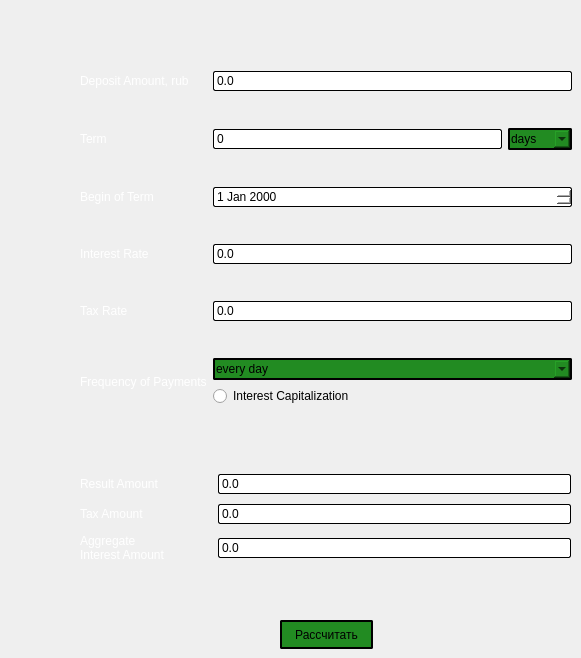
    <widget class="QWidget" name="DepositCalc">
     <property name="styleSheet">
      <string notr="true">QLabel {
	color: white;
}


QPushButton {
	color: #000000;
	background-color: #778899;
	border: 1px solid black;
    border-radius: 2px;
    padding: 1px;
}

QLineEdit {
	color: #000000;
	background-color: #FFFFFF;
	border: 1px solid black;
    border-radius: 2px;
    padding: 1px;
}

QComboBox {
	color: #000000;
	background-color: #778899;
	border: 1px solid black;
    border-radius: 2px;
    padding: 1px;
}

QDateEdit {
	color: #000000;
	background-color: #FFFFFF;
	border: 1px solid black;
    border-radius: 2px;
    padding: 1px;
}</string>
     </property>
     <attribute name="title">
      <string>DepositCalc</string>
     </attribute>
     <widget class="QWidget" name="gridLayoutWidget_3">
      <property name="geometry">
       <rect>
        <x>80</x>
        <y>40</y>
        <width>492</width>
        <height>399</height>
       </rect>
      </property>
      <layout class="QGridLayout" name="gridLayout_3">
       <item row="1" column="0">
        <widget class="QLabel" name="time_label_2">
         <property name="text">
          <string>Term</string>
         </property>
        </widget>
       </item>
       <item row="0" column="1">
        <widget class="QLineEdit" name="sum_deposit">
         <property name="text">
          <string>0.0</string>
         </property>
        </widget>
       </item>
       <item row="4" column="1">
        <widget class="QLineEdit" name="tax_rate">
         <property name="text">
          <string>0.0</string>
         </property>
        </widget>
       </item>
       <item row="5" column="0">
        <widget class="QLabel" name="period_label">
         <property name="text">
          <string>Frequency of Payments</string>
         </property>
        </widget>
       </item>
       <item row="3" column="0">
        <widget class="QLabel" name="proz_label_2">
         <property name="text">
          <string>Interest Rate</string>
         </property>
        </widget>
       </item>
       <item row="0" column="0">
        <widget class="QLabel" name="sum_label_2">
         <property name="text">
          <string>Deposit Amount, rub</string>
         </property>
        </widget>
       </item>
       <item row="4" column="0">
        <widget class="QLabel" name="nalog_label">
         <property name="text">
          <string>Tax Rate</string>
         </property>
        </widget>
       </item>
       <item row="3" column="1">
        <layout class="QHBoxLayout" name="horizontalLayout_4">
         <item>
          <widget class="QLineEdit" name="interest_rate">
           <property name="text">
            <string>0.0</string>
           </property>
          </widget>
         </item>
        </layout>
       </item>
       <item row="1" column="1">
        <layout class="QHBoxLayout" name="horizontalLayout_5">
         <item>
          <widget class="QLineEdit" name="term_deposit">
           <property name="text">
            <string>0</string>
           </property>
          </widget>
         </item>
         <item>
          <widget class="QComboBox" name="term_comboBox">
           <property name="styleSheet">
            <string notr="true">QComboBox {
	color: #000000;
	background-color: #228B22;
	border: 1.5px solid black;
    border-radius: 2px;
    padding: 1px;
}</string>
           </property>
           <item>
            <property name="text">
             <string>days</string>
            </property>
           </item>
           <item>
            <property name="text">
             <string>months</string>
            </property>
           </item>
          </widget>
         </item>
        </layout>
       </item>
       <item row="2" column="0">
        <widget class="QLabel" name="begin_data_label">
         <property name="text">
          <string>Begin of Term</string>
         </property>
        </widget>
       </item>
       <item row="5" column="1">
        <layout class="QVBoxLayout" name="verticalLayout_2">
         <item>
          <widget class="QComboBox" name="frequency_of_pay">
           <property name="styleSheet">
            <string notr="true">QComboBox {
	color: #000000;
	background-color: #228B22;
	border: 1.5px solid black;
    border-radius: 2px;
    padding: 1px;
}</string>
           </property>
           <item>
            <property name="text">
             <string>every day</string>
            </property>
           </item>
           <item>
            <property name="text">
             <string>once a month</string>
            </property>
           </item>
          </widget>
         </item>
         <item>
          <widget class="QRadioButton" name="capital">
           <property name="styleSheet">
            <string notr="true">QRadioButton {
	color: black;
}</string>
           </property>
           <property name="text">
            <string>Interest Capitalization</string>
           </property>
          </widget>
         </item>
        </layout>
       </item>
       <item row="2" column="1">
        <widget class="QDateEdit" name="data_begin_term"/>
       </item>
      </layout>
     </widget>
     <widget class="QPushButton" name="push_deposit">
      <property name="geometry">
       <rect>
        <x>280</x>
        <y>620</y>
        <width>93</width>
        <height>29</height>
       </rect>
      </property>
      <property name="styleSheet">
       <string notr="true">QPushButton {
	color: #000000;
	background-color: #228B22;
	border: 1.5px solid black;
    border-radius: 2px;
    padding: 1px;
}</string>
      </property>
      <property name="text">
       <string>Рассчитать</string>
      </property>
     </widget>
     <widget class="QWidget" name="gridLayoutWidget_4">
      <property name="geometry">
       <rect>
        <x>80</x>
        <y>470</y>
        <width>491</width>
        <height>98</height>
       </rect>
      </property>
      <layout class="QGridLayout" name="gridLayout_4">
       <item row="2" column="1">
        <widget class="QLineEdit" name="oversum">
         <property name="text">
          <string>0.0</string>
         </property>
        </widget>
       </item>
       <item row="1" column="1">
        <widget class="QLineEdit" name="tax_sum">
         <property name="text">
          <string>0.0</string>
         </property>
        </widget>
       </item>
       <item row="0" column="1">
        <widget class="QLineEdit" name="deposit_sum">
         <property name="text">
          <string>0.0</string>
         </property>
        </widget>
       </item>
       <item row="0" column="0">
        <widget class="QLabel" name="label_5">
         <property name="text">
          <string>Result Amount                </string>
         </property>
        </widget>
       </item>
       <item row="1" column="0">
        <widget class="QLabel" name="label_6">
         <property name="text">
          <string>Tax Amount</string>
         </property>
        </widget>
       </item>
       <item row="2" column="0">
        <widget class="QLabel" name="label_7">
         <property name="text">
          <string>Aggregate
Interest Amount</string>
         </property>
        </widget>
       </item>
      </layout>
     </widget>
    </widget>
